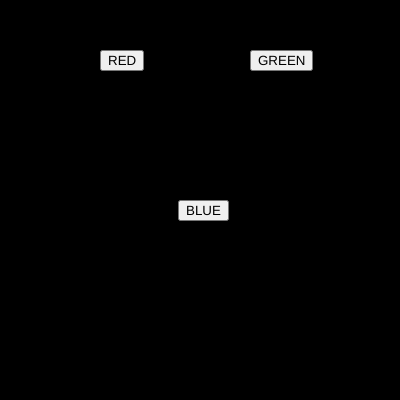
Frame 1 (no input)
Frame 60 (no input): identical to frame 1, image omitted
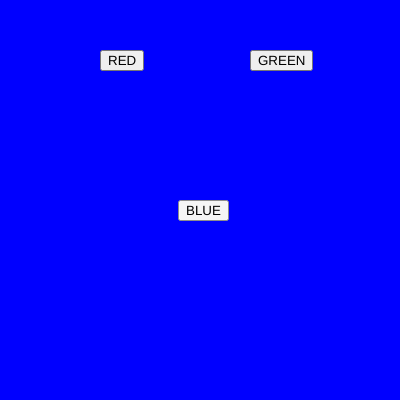
Frame 120 (the mouse pressed at the canvas centre since frame 60)

The p5.js sketch that drew these frames (run headless with seeded random() and noise() and a simulated clock; from frame 60 on, the mouse is pressed at the canvas centre):

// p5.js sketch
// ── sketch.js
var btn_red;
var btn_green;
var btn_blue


var r = 0;
var g = 0;
var b = 0;

function setup() {
  createCanvas(400, 400);  

  btn_red = createButton("RED");
  btn_red.position(100,50);
  btn_red.mousePressed(red_bg);



  btn_green = createButton("GREEN");
  btn_green.position(250,50);
  btn_green.mousePressed(green_bg);

    
  btn_blue = createButton("BLUE");
  btn_blue.position(178,200);
  btn_blue.mousePressed(blue_bg);



}

function draw() {
  background(r,g,b);
}


function red_bg() {
  r = 255
  g = 0
  b = 0
}

function green_bg() {
  r = 0
  g = 255
  b = 0
}

function blue_bg() {
  r = 0
  g = 0
  b = 255
}
